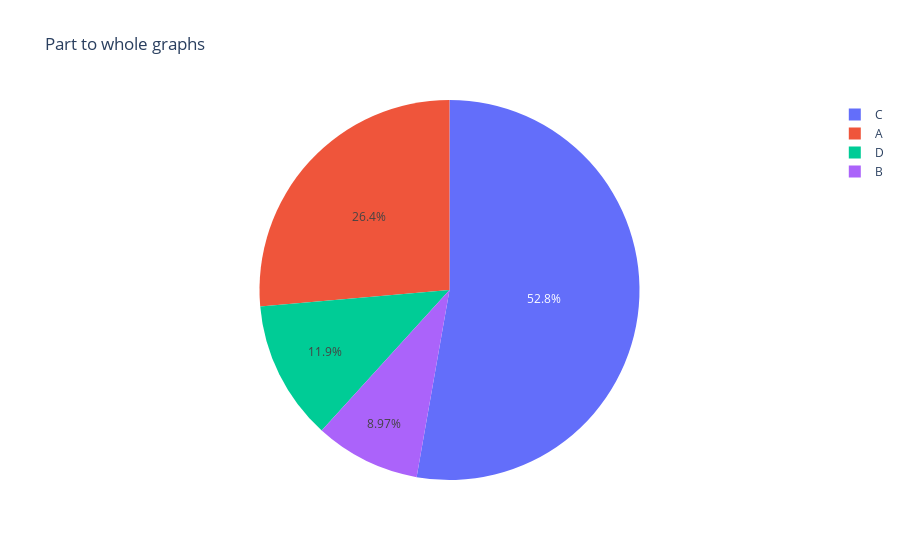
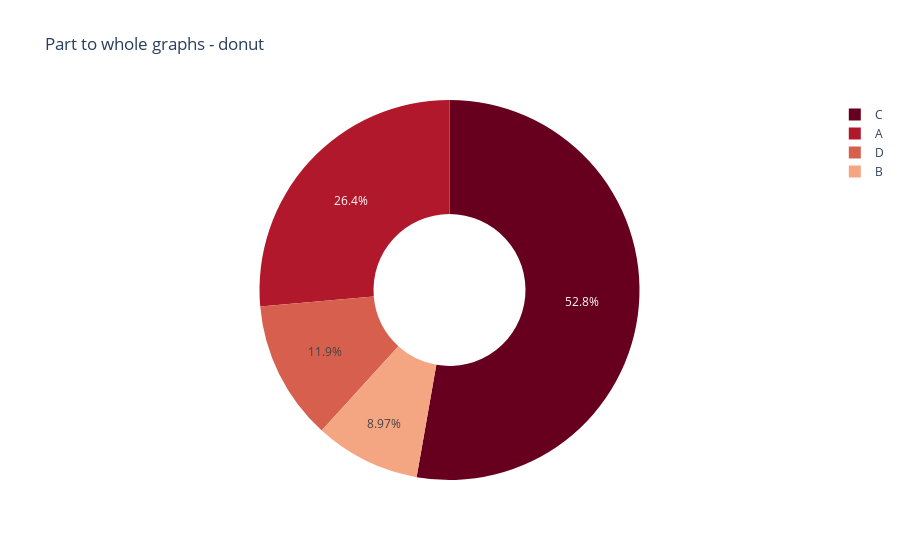
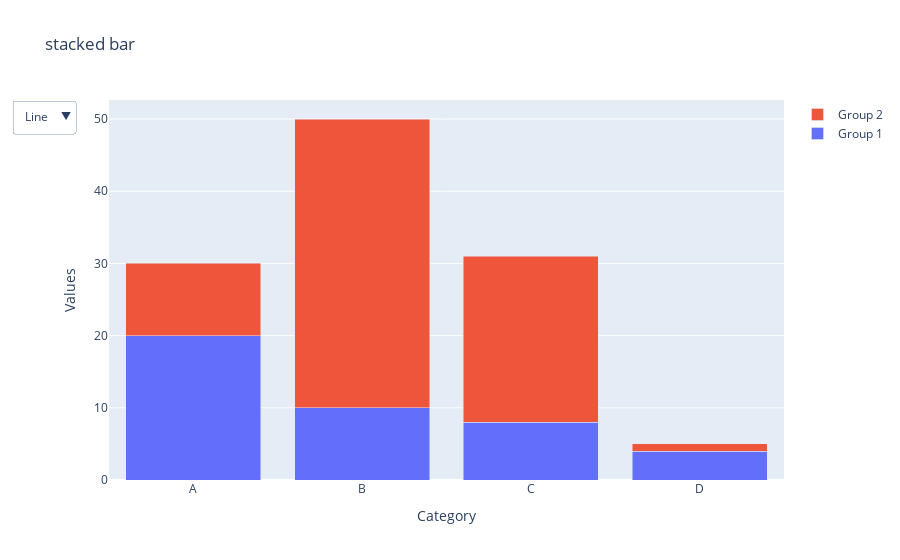

Source (notebook cell) for these figures, in order:
### Code cell
data = {
    "Category":["A","B","C","D"],
    "Values":[100,34,200,45]
}

fig = px.pie(
    data,
    names=data["Category"],
    values=data["Values"],
    title="Part to whole graphs"
)

fig.show()

fig = px.pie(
    data,
    names=data["Category"],
    values=data["Values"],
    title="Part to whole graphs - donut",
    color_discrete_sequence=px.colors.sequential.RdBu,
    hole=0.4
)

fig.show()

categories = ["A", "B", "C", "D"]
group1_values = [20, 10, 8, 4]
group2_values = [10, 40, 23, 1]

fig = go.Figure(data=[
    go.Bar(name='Group 1',x=categories, y=group1_values),
    go.Bar(name="Group 2",x=categories,y=group2_values)
])

fig.update_layout(
    barmode='stack',
    title='stacked bar',
    xaxis_title='Category',
    yaxis_title='Values'
)
fig.update_layout(
    updatemenus=[
        dict(
            buttons=list([
                dict(label="Line",
                     method="update",
                     args=[{"type": "scatter"}]),
                dict(label="Bar",
                     method="update",
                     args=[{"type": "bar"}])
            ]),
            direction="down"
        )
    ]
)


fig.show()

### Figure 1 — Plotly figure (JSON) as saved in the notebook; plotly's stock layout.template omitted (floating-point values rounded to 4 significant figures)
{"data": [{"domain": {"x": [0, 1], "y": [0, 1]}, "hovertemplate": "label=%{label}<br>value=%{value}<extra></extra>", "labels": ["A", "B", "C", "D"], "legendgroup": "", "name": "", "showlegend": true, "type": "pie", "values": [100, 34, 200, 45]}], "layout": {"legend": {"tracegroupgap": 0}, "title": {"text": "Part to whole graphs"}}}

### Figure 2 — Plotly figure (JSON) as saved in the notebook; plotly's stock layout.template omitted (floating-point values rounded to 4 significant figures)
{"data": [{"domain": {"x": [0, 1], "y": [0, 1]}, "hole": 0.4, "hovertemplate": "label=%{label}<br>value=%{value}<extra></extra>", "labels": ["A", "B", "C", "D"], "legendgroup": "", "name": "", "showlegend": true, "type": "pie", "values": [100, 34, 200, 45]}], "layout": {"legend": {"tracegroupgap": 0}, "piecolorway": ["rgb(103,0,31)", "rgb(178,24,43)", "rgb(214,96,77)", "rgb(244,165,130)", "rgb(253,219,199)", "rgb(247,247,247)", "rgb(209,229,240)", "rgb(146,197,222)", "rgb(67,147,195)", "rgb(33,102,172)", "rgb(5,48,97)"], "title": {"text": "Part to whole graphs - donut"}}}

### Figure 3 — Plotly figure (JSON) as saved in the notebook; plotly's stock layout.template omitted (floating-point values rounded to 4 significant figures)
{"data": [{"name": "Group 1", "type": "bar", "x": ["A", "B", "C", "D"], "y": [20, 10, 8, 4]}, {"name": "Group 2", "type": "bar", "x": ["A", "B", "C", "D"], "y": [10, 40, 23, 1]}], "layout": {"barmode": "stack", "title": {"text": "stacked bar"}, "updatemenus": [{"buttons": [{"args": [{"type": "scatter"}], "label": "Line", "method": "update"}, {"args": [{"type": "bar"}], "label": "Bar", "method": "update"}], "direction": "down"}], "xaxis": {"title": {"text": "Category"}}, "yaxis": {"title": {"text": "Values"}}}}
